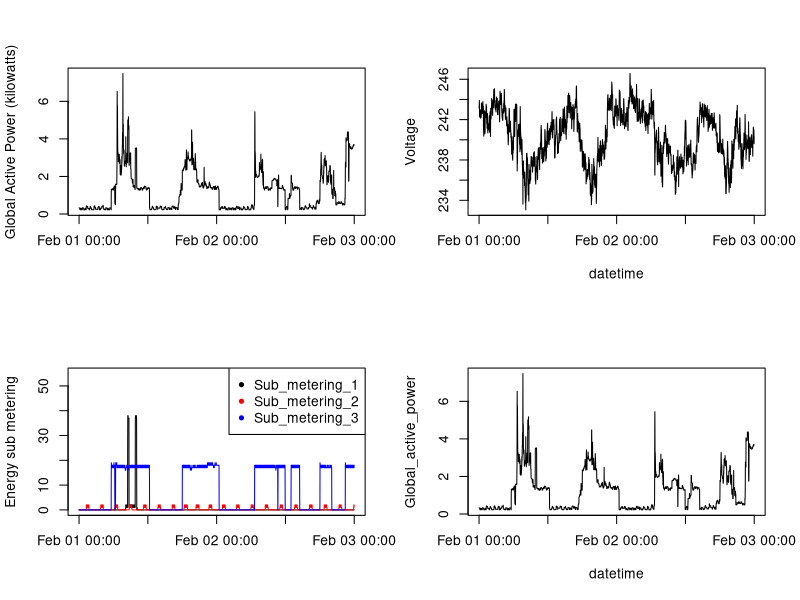

Reproduce this figure in R.
#Run subset-data.R to generate "household_power_consumption_filter.csv" if it does not exist
library(lubridate)
data <- read.table("household_power_consumption_filter.csv")
data$Date <- paste(data$Date,data$Time, sep =" ")
data$Date <- parse_date_time(data$Date, "dmy HMS")

par(mfrow = c(2,2))
plot(data$Date,
     type = 'l',
     data$Global_active_power,
     ylab = "Global Active Power (kilowatts)",
     xlab = "")

plot(data$Date,
     type = 'l',
     data$Voltage,
     ylab = "Voltage",
     xlab = "datetime")

plot(data$Date, 
     data$Sub_metering_1 + data$Sub_metering_2 + data$Sub_metering_3, 
     type = "n", 
     ylab = "Energy sub metering", xlab = "")
lines(data$Date, data$Sub_metering_1, col = "black")
lines(data$Date, data$Sub_metering_2, col = "red")
lines(data$Date, data$Sub_metering_3, col = "blue")
legend("topright", 
       legend = c("Sub_metering_1","Sub_metering_2", "Sub_metering_3"), 
       c(Sub_metering_1,Sub_metering_2,Sub_metering_3),
       pch = 20,
       col = c('black', 'red', 'blue'))

plot(data$Date,
     type = 'l',
     data$Global_active_power,
     ylab = "Global_active_power",
     xlab = "datetime")

dev.copy(png, 'plot4.png')
dev.off()

